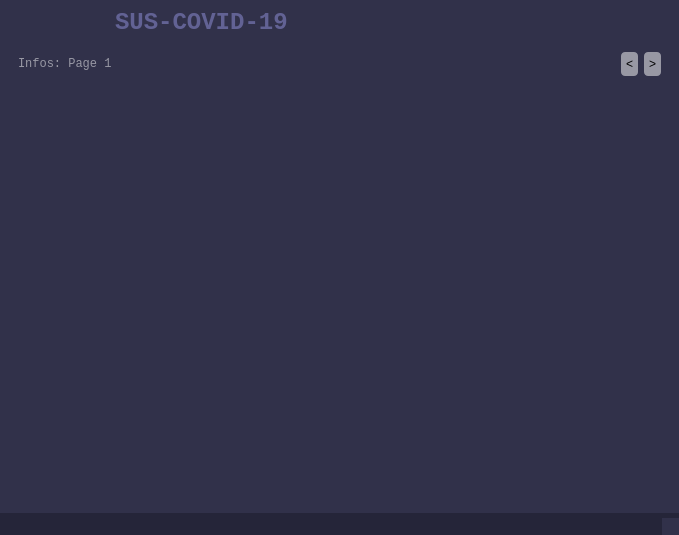
<?xml version="1.0" encoding="UTF-8"?>
<ui version="4.0">
 <class>MainWindow</class>
 <widget class="QMainWindow" name="MainWindow">
  <property name="geometry">
   <rect>
    <x>0</x>
    <y>0</y>
    <width>679</width>
    <height>535</height>
   </rect>
  </property>
  <property name="windowTitle">
   <string>MainWindow</string>
  </property>
  <property name="windowIcon">
   <iconset>
    <normaloff>../../img/hospital.png</normaloff>../../img/hospital.png</iconset>
  </property>
  <property name="styleSheet">
   <string notr="true">* {
background-color: rgb(49, 49, 74);
color: black;
border: none;
}

QLabel#label_sus {
color: rgb(98, 98, 148);
}

/* QSCROLL BAR VETICAL */
QScrollBar:vertical{
background-color: rgb(65, 65, 98);
margin: 15px 0 15px 0;
border: none;
width: 14px;
border-radius:0;
}

/* HANDEL */
QScrollBar::handle {
background-color: rgb(85, 85, 129);
min-height: 30px;
border-radius: 7px;
}

QScrollBar::handle:hover {
background-color: rgb(106, 106, 161);
}

/* SUB-LINE QSCROLLBAR VERTICAL */
QScrollBar::sub-line:vertical {
height: 15px;
border: none;
background-color: rgb(65, 65, 98);
border-top-left-radius: 7px;
border-top-right-radius: 7px;
subcontrol-position: top;
subcontrol-origin: margin;
}

QScrollBar::sub-line:hover {
background-color: rgb(31, 31, 47);
}

QScrollBar::sub-line:pressed {
background-color: rgb(72, 72, 109);
}

/* SUB-LINE QSCROLLBAR HORIZONTAL */
QScrollBar::sub-line:horizontal {
height: 15px;
border: none;
background-color: rgb(65, 65, 98);
border-radius: 7px;
subcontrol-position: left;
subcontrol-origin: margin;
}

/* ADD-LINE QSCROLLBAR VERTICAL  */
QScrollBar::add-line:vertical {
height: 15px;
border: none;
background-color: rgb(65, 65, 98);
border-bottom-left-radius: 7px;
border-bottom-right-radius: 7px;
subcontrol-position: bottom;
subcontrol-origin: margin;
}

QScrollBar::add-line:hover {
background-color: rgb(31, 31, 47);
}

QScrollBar::add-line:pressed {
background-color: rgb(72, 72, 109);
}

/* ADD-LINE QSCROLLBAR HORIZONTAL  */
QScrollBar::add-line:horizontal {
height: 15px;
border: none;
background-color: rgb(65, 65, 98);
border-radius: 7px;
subcontrol-position: right;
subcontrol-origin: margin;
}

QStatusBar {
background-color: rgb(37, 37, 57)
}</string>
  </property>
  <widget class="QWidget" name="centralwidget">
   <layout class="QVBoxLayout" name="verticalLayout">
    <item>
     <layout class="QHBoxLayout" name="horizontalLayout_sus">
      <item>
       <widget class="QLabel" name="label_img_sus">
        <property name="minimumSize">
         <size>
          <width>0</width>
          <height>0</height>
         </size>
        </property>
        <property name="maximumSize">
         <size>
          <width>100</width>
          <height>16777215</height>
         </size>
        </property>
        <property name="text">
         <string/>
        </property>
        <property name="pixmap">
         <pixmap>../../img/hospital.png</pixmap>
        </property>
       </widget>
      </item>
      <item>
       <widget class="QLabel" name="label_sus">
        <property name="styleSheet">
         <string notr="true">font-family: monospace;
font-weight: bold;
font-size:  18pt;</string>
        </property>
        <property name="text">
         <string>SUS-COVID-19</string>
        </property>
       </widget>
      </item>
     </layout>
    </item>
    <item>
     <widget class="QFrame" name="frame_menu">
      <property name="maximumSize">
       <size>
        <width>16777215</width>
        <height>50</height>
       </size>
      </property>
      <property name="styleSheet">
       <string notr="true">QPushButton {
background-color: rgba(255, 255, 255, 0.5);
padding: 5px;
border-radius: 4px;
}

QPushButton:hover {
background-color: white;
}

QLabel {
color: rgba(255, 255, 255, 0.5);
font-family: monospace;
}</string>
      </property>
      <property name="frameShape">
       <enum>QFrame::StyledPanel</enum>
      </property>
      <property name="frameShadow">
       <enum>QFrame::Raised</enum>
      </property>
      <layout class="QHBoxLayout" name="horizontalLayout">
       <item>
        <widget class="QLabel" name="label_info_page">
         <property name="text">
          <string>Infos: Page 1</string>
         </property>
        </widget>
       </item>
       <item>
        <spacer name="horizontalSpacer">
         <property name="orientation">
          <enum>Qt::Horizontal</enum>
         </property>
         <property name="sizeHint" stdset="0">
          <size>
           <width>40</width>
           <height>20</height>
          </size>
         </property>
        </spacer>
       </item>
       <item>
        <widget class="QPushButton" name="button_go_back">
         <property name="cursor">
          <cursorShape>PointingHandCursor</cursorShape>
         </property>
         <property name="text">
          <string>&lt;</string>
         </property>
        </widget>
       </item>
       <item>
        <widget class="QPushButton" name="button_next">
         <property name="cursor">
          <cursorShape>PointingHandCursor</cursorShape>
         </property>
         <property name="text">
          <string>&gt;</string>
         </property>
        </widget>
       </item>
      </layout>
     </widget>
    </item>
    <item>
     <widget class="QFrame" name="frame_infos">
      <property name="frameShape">
       <enum>QFrame::StyledPanel</enum>
      </property>
      <property name="frameShadow">
       <enum>QFrame::Raised</enum>
      </property>
      <layout class="QVBoxLayout" name="verticalLayout_2">
       <item>
        <widget class="QScrollArea" name="scrollArea">
         <property name="maximumSize">
          <size>
           <width>16777215</width>
           <height>16777215</height>
          </size>
         </property>
         <property name="styleSheet">
          <string notr="true"/>
         </property>
         <property name="frameShape">
          <enum>QFrame::NoFrame</enum>
         </property>
         <property name="verticalScrollBarPolicy">
          <enum>Qt::ScrollBarAsNeeded</enum>
         </property>
         <property name="horizontalScrollBarPolicy">
          <enum>Qt::ScrollBarAsNeeded</enum>
         </property>
         <property name="widgetResizable">
          <bool>true</bool>
         </property>
         <widget class="QWidget" name="scrollAreaWidgetContents">
          <property name="geometry">
           <rect>
            <x>0</x>
            <y>0</y>
            <width>643</width>
            <height>354</height>
           </rect>
          </property>
          <property name="maximumSize">
           <size>
            <width>16777215</width>
            <height>16777215</height>
           </size>
          </property>
          <layout class="QGridLayout" name="gridLayout_5"/>
         </widget>
        </widget>
       </item>
      </layout>
     </widget>
    </item>
   </layout>
  </widget>
  <widget class="QStatusBar" name="statusBar">
   <property name="sizeGripEnabled">
    <bool>true</bool>
   </property>
  </widget>
  <action name="actionhelp">
   <property name="text">
    <string>help</string>
   </property>
  </action>
  <action name="actionadd">
   <property name="text">
    <string>add</string>
   </property>
  </action>
  <action name="actionOk">
   <property name="text">
    <string>Ok</string>
   </property>
  </action>
 </widget>
 <resources/>
 <connections/>
</ui>
